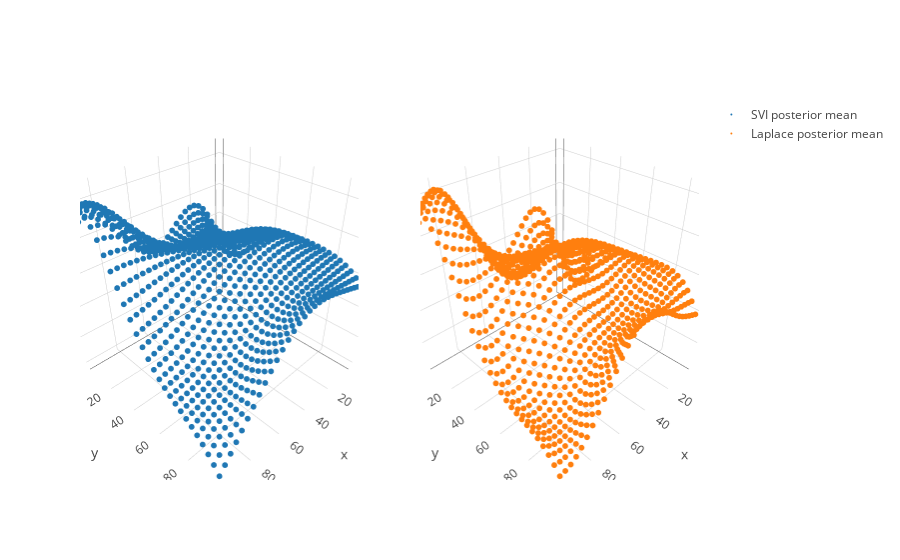

The notebook cell this image was saved under:
### Markdown cell above
Here, we make predictions and plot the inferred functions.

### Code cell
pred_svi = inf_svi.predict()
pred_lp = inf_lp.f_pred

trace_svi = go.Scatter3d(x = X[:,0], y = X[:,1], z=pred_svi, mode = 'markers', marker=dict(size = 2,), name = 'SVI posterior mean')
trace_lp = go.Scatter3d(x = X[:,0], y = X[:,1], z=pred_lp, mode = 'markers', marker=dict(size = 2,), name = 'Laplace posterior mean')
fig = tools.make_subplots(rows=1, cols=2, specs=[[{'is_3d': True}, {'is_3d': True}]])
fig.append_trace(trace_svi, 1, 1)
fig.append_trace(trace_lp, 1, 2)
iplot(fig)

### Figure 1 — Plotly figure (JSON) as saved in the notebook; plotly's stock layout.template omitted (floating-point values rounded to 4 significant figures; data arrays with more than 128 entries replaced by an {"elided": "..."} marker saying what was removed)
{"data": [{"marker": {"size": 2}, "mode": "markers", "name": "SVI posterior mean", "scene": "scene1", "type": "scatter3d", "x": {"elided": "900 float values"}, "y": {"elided": "900 float values"}, "z": {"elided": "900 float values"}}, {"marker": {"size": 2}, "mode": "markers", "name": "Laplace posterior mean", "scene": "scene2", "type": "scatter3d", "x": {"elided": "900 float values"}, "y": {"elided": "900 float values"}, "z": {"elided": "900 float values"}}], "layout": {"scene1": {"domain": {"x": [0, 0.45], "y": [0, 1]}}, "scene2": {"domain": {"x": [0.55, 1], "y": [0, 1]}}}}
